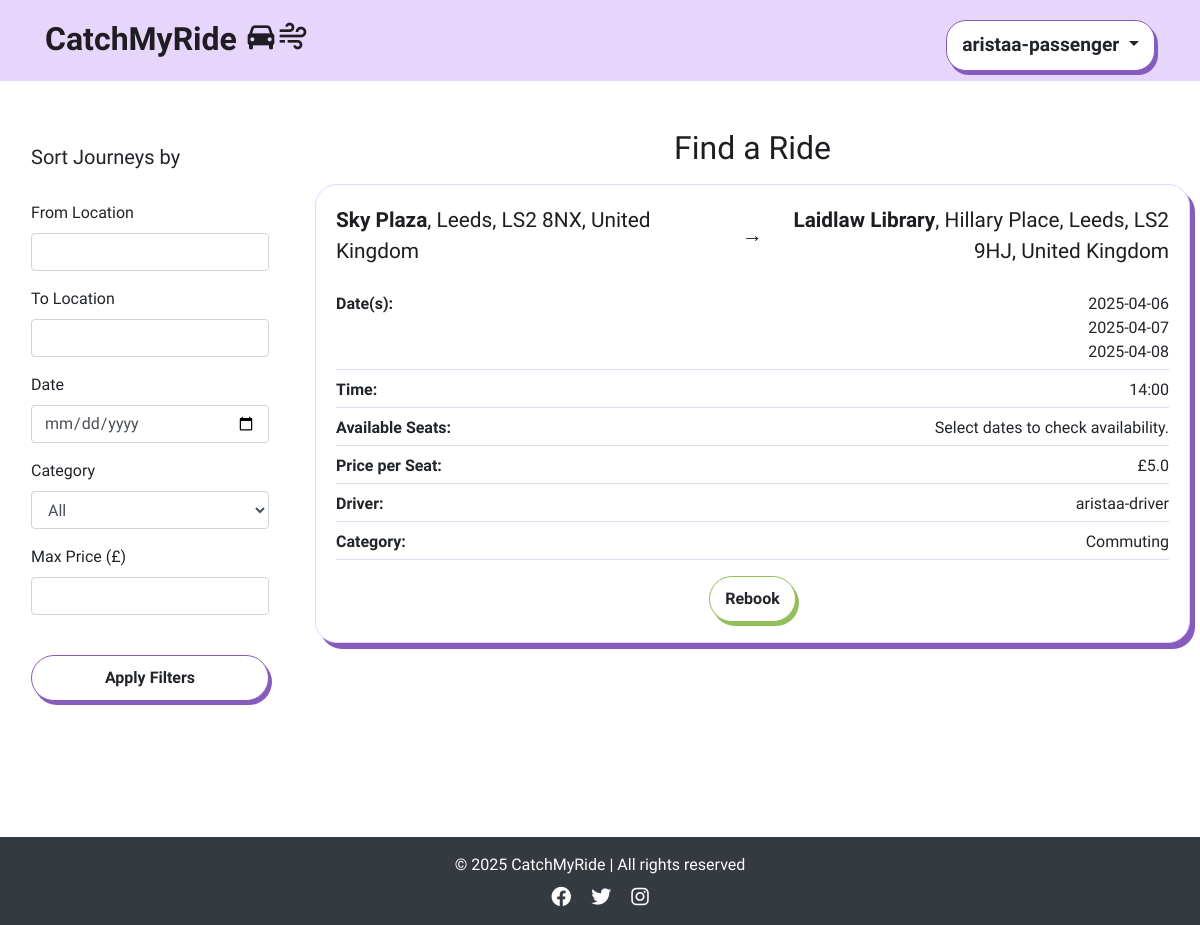
/view_journeys (signed in), run on the app's committed database.
### app/models.py (models this page shows, shortened)
class User(db.Model, UserMixin):
    id = db.Column(db.Integer, primary_key=True)
    username = db.Column(db.String(100), unique=True, nullable=False)
    email = db.Column(db.String(150), unique=True, nullable=False)
    password_hash = db.Column(db.String(200), nullable=False)
    is_active = db.Column(db.Boolean, default=True) # to check if the user activation (user authentication)
    is_manager = db.Column(db.Boolean, default=False)
    published_rides = db.relationship('publish_ride', backref='driver', lazy=True)
    booked_rides = db.relationship('publish_ride', secondary=passenger_rides, backref='passengers')

class publish_ride(db.Model):
    id = db.Column(db.Integer, primary_key=True)
    driver_id = db.Column(db.Integer, db.ForeignKey('user.id'), nullable=False)
    driver_name = db.Column(db.String(100), nullable=False)  # Added Driver Name
    from_location = db.Column(db.String(200), nullable=False)
    to_location = db.Column(db.String(200), nullable=False)
    date_time = db.Column(db.DateTime, nullable=True)  # Now optional
    available_seats_per_date = db.Column(db.JSON, nullable=True)
    price_per_seat = db.Column(db.Float, nullable=False)
    category = db.Column(db.String(50), nullable=False)
    recurrence_dates = db.Column(db.String(255), nullable=True)
    commute_times = db.Column(db.String(255), nullable=True)  # Stores commute time slots
    is_available = db.Column(db.Boolean, default=True)

### app/views.py (the view)
@app.route('/view_journeys')
def view_journeys():
    london = pytz.timezone("Europe/London")
    aware_now = datetime.now(london)
    now = aware_now.replace(tzinfo=None)
    db.session.commit()
    db.session.expire_all()
    journeys = []
    for ride in publish_ride.query.all():
        if ride.category == "one-time" and ride.date_time < now:
            continue  # Skip past one-time rides
        try:
            seat_data = json.loads(ride.available_seats_per_date) if ride.available_seats_per_date else {}
        except (json.JSONDecodeError, TypeError):
            seat_data = {}
        if ride.category == "commuting":
            filtered_seats = {}
            commute_times = []
            try:
                commute_times = [datetime.strptime(t.strip(), "%H:%M").time() for t in ride.commute_times.split(",") if t.strip()]
            except Exception as e:
                print(f"error: Failed to parse commute_times: {ride.commute_times} — {e}")
            earliest_time = min(commute_times) if commute_times else time(0, 0)
            for date, seats in seat_data.items():
                try:
                    dt = datetime.combine(datetime.strptime(date, "%Y-%m-%d").date(), earliest_time)
                    if dt >= now:
                        filtered_seats[date] = seats
                except Exception as e:
                    print(f"error: Could not parse datetime for {date}: {e}")
            seat_data = filtered_seats
        ride.seat_tracking = seat_data
        journeys.append(ride)
        journeys = [
            journey for journey in journeys
            if journey.seat_tracking and any(seats > 0 for seats in journey.seat_tracking.values())
        ]
    booked_journey_ids = set()
    if current_user.is_authenticated:
        booked_journey_ids = {booking.ride_id for booking in book_ride.query.filter_by(user_id=current_user.id).all()}
    for journey in journeys:
        journey.user_has_booked = journey.id in booked_journey_ids
    return render_template('view_journeys.html', journeys=journeys, user=current_user)

### app/views.py (called while the page is built)
@app.before_request
def check_redirect_after_login():
    if 'redirect_after_login' in session and current_user.is_authenticated:
        redirect_path = session.pop('redirect_after_login')
        return redirect(redirect_path)

@login_manager.user_loader
def load_user(user_id):
    return User.query.get(int(user_id))

@app.context_processor
def inject_user():
    return dict(user=current_user)

### app/templates/view_journeys.html (shortened to what this page needs)
{% extends "base.html" %}
{% block content %}
<div class="container-fluid my-5">
    <div class="row">
        <div class="col-md-3">
            <div class="filter-sidebar p-3">
                <h5>Sort Journeys by</h5>
                <br>
                <form id="journeyFilters">
                    <div class="mb-3">
                        <label for="filterFrom" class="form-label">From Location</label>
                        <input type="text" class="form-control" id="filterFrom">
                    </div>
                    <div class="mb-3">
                        <label for="filterTo" class="form-label">To Location</label>
                        <input type="text" class="form-control" id="filterTo">
                    </div>
                    <div class="mb-3">
                        <label for="filterDate" class="form-label">Date</label>
                        <input type="date" class="form-control" id="filterDate">
                    </div>
                    <div class="mb-3">
                        <label for="filterCategory" class="form-label">Category</label>
                        <select class="form-control" id="filterCategory">
                            <option value="">All</option>
                        </select>
                    </div>
                    <div class="mb-3">
                        <label for="filterPrice" class="form-label">Max Price (£)</label>
                        <input type="number" class="form-control" id="filterPrice">
                    </div>
                    <br>
                    <button type="button" id="applyFilters" class="btn btn-base btn-one w-100">Apply Filters</button>
                </form>
            </div>
        </div>
        <div class="col-md-9 card-list-container">
            <h2 class="text-center mb-3">Find a Ride</h2>
            {% if journeys %}
                <div class="row">
                    {% for journey in journeys %}
                        <div class="col-12 mb-4">
                            <div class="card">
                                <div class="card-body">
                                    <div class="journey-title-container">
                                        <div class="from">
                                            <strong>{{ journey.from_location.split(',')[0] }}</strong>{{ journey.from_location.replace(journey.from_location.split(',')[0], '') }}
                                        </div>
                                        <div class="arrow">→</div>
                                        <div class="to">
                                            <strong>{{ journey.to_location.split(',')[0] }}</strong>{{ journey.to_location.replace(journey.to_location.split(',')[0], '') }}
                                        </div>
                                    </div>
                                    <div class="journey-details">
                                        <div class="detail-item">
                                            <span class="detail-heading">Date(s):</span>
                                            {% if journey.category == "one-time" %}
                                                <span>{{ journey.date_time.strftime('%Y-%m-%d') }}</span>
                                            {% elif journey.category == "commuting" %}
                                                <ul class="date-list">
                                                    {% for date in journey.seat_tracking.keys() | sort %}
                                                    <li>{{ date }}</li>
                                                    {% endfor %}
                                                </ul>
                                            {% endif %}
                                        </div>
                                        <div class="detail-item">
                                            <span class="detail-heading">Time:</span>
                                            {% if journey.category == "one-time" %}
                                                <span>{{ journey.date_time.strftime('%H:%M') }}</span>
                                            {% elif journey.category == "commuting" %}
                                                <span>{{ journey.commute_times | replace(',', ', ') }}</span>
                                            {% endif %}
                                        </div>
                                        <div class="detail-item">
                                            <span class="detail-heading">Available Seats:</span>
                                            {% if journey.category == "one-time" %}
                                                <span>{{ journey.seat_tracking.values() | max if journey.seat_tracking else 0 }}</span>
                                            {% elif journey.category == "commuting" %}
                                                <span>Select dates to check availability.</span>
                                            {% endif %}
                                        </div>
                                        <div class="detail-item">
                                            <span class="detail-heading">Price per Seat:</span>
                                            <span>£{{ journey.price_per_seat }}</span>
                                        </div>
                                        <div class="detail-item">
                                            <span class="detail-heading">Driver:</span>
                                            <span>{{ journey.driver_name }}</span>
                                        </div>
                                        <div class="detail-item">
                                            <span class="detail-heading">Category:</span>
                                            <span>{{ 'One-Time' if journey.category == 'one-time' else 'Commuting' }}</span>
                                        </div>
                                    </div>
                                    <div class="text-center mt-3">
                                        {% if user and journey.user_has_booked %}
                                            {% if journey.category == "one-time" %}
                                                <form action="{{ url_for('book_onetime', ride_id=journey.id) }}" method="get">
                                            {% elif journey.category == "commuting" %}
                                                <form action="{{ url_for('book_commuting', ride_id=journey.id) }}" method="get">
                                            {% endif %}
                                            <button type="submit" class="btn btn-base btn-green">Rebook</button>
                                        </form>
                                        {% endif %}
                                    </div>
                                </div>
                            </div>
                        </div>
                    {% endfor %}
                </div>
            {% else %}
                <p class="text-center mt-4">No journeys available at the moment.</p>
            {% endif %}
        </div>
    </div>
</div>
{% endblock %}

### app/templates/base.html (shortened to what this page needs)
<!DOCTYPE html>
<html lang="en">
<head>
    <link rel="stylesheet" href="https://stackpath.bootstrapcdn.com/bootstrap/4.2.1/css/bootstrap.min.css">
    <link rel="stylesheet" href="{{ url_for('static', filename='style.css') }}">
    <link rel="stylesheet" href="https://cdnjs.cloudflare.com/ajax/libs/font-awesome/6.0.0-beta3/css/all.min.css">
    <link href='https://unpkg.com/boxicons@2.1.4/css/boxicons.min.css' rel='stylesheet'>
    <link rel="stylesheet" href="https://cdn.jsdelivr.net/npm/flatpickr/dist/flatpickr.min.css">
    <link rel="stylesheet" href="https://unpkg.com/leaflet/dist/leaflet.css" />
    <link rel="stylesheet" href="https://unpkg.com/leaflet.markercluster/dist/MarkerCluster.css" />
    <link rel="stylesheet" href="https://unpkg.com/leaflet.markercluster/dist/MarkerCluster.Default.css" />
</head>
<body class="{% block body_class %}{% endblock %}">
    <div class="flex-wrapper">
    <nav class="navbar">
        <div class="container navbar-container d-flex align-items-baseline justify-content-between">
            <a class="navbar-brand navbar-logo" href="/" aria-label="Catch My Ride Logo" title="Go to home page">
                CatchMyRide <i class='bx bxs-car logo-icon'></i><i class='bx bx-wind logo-icon' ></i>
            </a>
            <div class="dropdown">
                {% if user.is_authenticated %}
                    <button class="btn btn-base btn-profile dropdown-toggle" type="button" id="profileDropdown" data-bs-toggle="dropdown" aria-haspopup="true" aria-expanded="false">
                        {{ user.username }}
                    </button>
                {% endif %}
            </div>
        </div>
    </nav>
    <main>
        {% block content %}{% endblock %}
    </main>
    <br>
    <footer class="bg-dark text-white text-center py-3 mt-5">
        <div class="container">
            <p class="mb-0">© 2025 CatchMyRide | All rights reserved</p>
            <div class="social-links mt-2">
                <a href="#" class="text-white mx-2"><i class="fa-brands fa-facebook fa-lg"></i></a>
                <a href="#" class="text-white mx-2"><i class="fa-brands fa-twitter fa-lg"></i></a>
                <a href="#" class="text-white mx-2"><i class="fa-brands fa-instagram fa-lg"></i></a>
            </div>
        </div>
    </footer>
</body>
</html>

### app/static/style.css (style rules this page uses)
html { scroll-behavior: smooth; }
body { margin: 0; background-color: #fff; font-family: "Oxanium", serif; font-weight: 300; }
h2 { font-family: 'Shrikhand', serif; color: #1f1d21; }
i { font-size: 1.2rem; }
a { color: #855bbe; font-weight: bold; text-decoration: none; transition: color 0.3s ease-in-out; }
.navbar .container { display: flex; flex-direction: row; align-items: center; justify-content: space-between; }
.navbar { background-color: #e6d6fc; text-align: center; padding: 10px 0; }
.navbar-logo, .navbar-logo:hover { color: #1f1d21; font-family: "Shrikhand", serif; font-size: 2rem; }
.logo-icon { font-size: 2rem; }
.btn-base { padding: 10px 15px; border-radius: 23px; font-weight: bold; transition: all 0.2s ease-in-out; background-color: white; color: var(--text-color); border: 1px solid var(--border-color); box-shadow: 3px 4px 0px var(--shadow-color); }
.btn-one { --color: #1f1d21; --border-color: #855bbe; --shadow-color: #855bbe; --bg-color: #e6d6fc; }
.btn-profile { --color: #1f1d21; --border-color: #855bbe; --bg-color: #e6d6fc; --shadow-color: #855bbe; font-size: 1.2rem; border-radius: 20px; }
.btn-green { --color: #1f1d21; --border-color: #94BE5B; --bg-color: #C9DEAD; --shadow-color: #94BE5B; }
.card { border-radius: 22px; border-color: #e6d6fc; box-shadow: 5px 6px 0px #855bbe; transition: transform 0.2s ease-in-out; }
.card-list-container { max-height: 80vh; overflow-y: auto; overflow-x: hidden; padding-right: 10px; }
.card .text-center { margin-top: 15px; }
.journey-title-container { display: flex; justify-content: space-between; align-items: center; text-align: center; font-size: 1.3rem; font-weight: 400; color: #1f1d21; margin-bottom: 25px; flex-wrap: nowrap; overflow-x: hidden; gap: 1rem; }
.journey-title-container .from { flex: 1; text-align: left; }
.journey-title-container .to { flex: 1; text-align: right; }
.journey-title-container .arrow { width: 40px; text-align: center; font-weight: bold; display: flex; align-items: center; justify-content: center; }
.journey-details { display: flex; flex-direction: column; gap: 8px; }
.detail-item { display: flex; justify-content: space-between; border-bottom: 1px solid #e6d6fc; padding-bottom: 5px; }
.date-list { margin: 0; }
.date-list li { display: block; }
.detail-heading { font-weight: 600; }

### data on the page
User: username "aristaa-passenger"
publish_ride: from_location "Sky Plaza", from_location.replace ", Leeds, LS2 8NX, United Kingdom", to_location "Laidlaw Library", to_location.replace ", Hillary Place, Leeds, LS2 9HJ, United Kingdom", sort "2025-04-06" "2025-04-07" "2025-04-08", commute_times "14:00", shows "Select dates to check availability.", price_per_seat "5.0", driver_name "aristaa-driver", category "Commuting"
